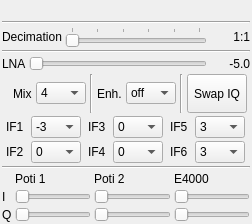
<?xml version="1.0" encoding="UTF-8"?>
<ui version="4.0">
 <class>OsmoSDRGui</class>
 <widget class="QWidget" name="OsmoSDRGui">
  <property name="geometry">
   <rect>
    <x>0</x>
    <y>0</y>
    <width>252</width>
    <height>224</height>
   </rect>
  </property>
  <property name="sizePolicy">
   <sizepolicy hsizetype="Preferred" vsizetype="Maximum">
    <horstretch>0</horstretch>
    <verstretch>0</verstretch>
   </sizepolicy>
  </property>
  <property name="windowTitle">
   <string>OsmoSDR</string>
  </property>
  <layout class="QVBoxLayout" name="verticalLayout">
   <property name="spacing">
    <number>3</number>
   </property>
   <property name="margin">
    <number>2</number>
   </property>
   <item>
    <layout class="QHBoxLayout" name="horizontalLayout_3">
     <item>
      <spacer name="horizontalSpacer">
       <property name="orientation">
        <enum>Qt::Horizontal</enum>
       </property>
       <property name="sizeHint" stdset="0">
        <size>
         <width>0</width>
         <height>0</height>
        </size>
       </property>
      </spacer>
     </item>
     <item>
      <widget class="ValueDial" name="centerFrequency" native="true">
       <property name="sizePolicy">
        <sizepolicy hsizetype="Maximum" vsizetype="Maximum">
         <horstretch>0</horstretch>
         <verstretch>0</verstretch>
        </sizepolicy>
       </property>
       <property name="minimumSize">
        <size>
         <width>32</width>
         <height>16</height>
        </size>
       </property>
       <property name="font">
        <font>
         <family>Monospace</family>
         <pointsize>20</pointsize>
        </font>
       </property>
       <property name="focusPolicy">
        <enum>Qt::StrongFocus</enum>
       </property>
       <property name="toolTip">
        <string>Tuner center frequency in kHz</string>
       </property>
      </widget>
     </item>
     <item>
      <spacer name="horizontalSpacer_2">
       <property name="orientation">
        <enum>Qt::Horizontal</enum>
       </property>
       <property name="sizeHint" stdset="0">
        <size>
         <width>0</width>
         <height>0</height>
        </size>
       </property>
      </spacer>
     </item>
    </layout>
   </item>
   <item>
    <widget class="Line" name="line_4">
     <property name="orientation">
      <enum>Qt::Horizontal</enum>
     </property>
    </widget>
   </item>
   <item>
    <layout class="QHBoxLayout" name="horizontalLayout">
     <property name="spacing">
      <number>3</number>
     </property>
     <item>
      <widget class="QLabel" name="label_13">
       <property name="text">
        <string>Decimation</string>
       </property>
      </widget>
     </item>
     <item>
      <widget class="QSlider" name="decimation">
       <property name="toolTip">
        <string>Signal decimation factor</string>
       </property>
       <property name="maximum">
        <number>5</number>
       </property>
       <property name="pageStep">
        <number>1</number>
       </property>
       <property name="orientation">
        <enum>Qt::Horizontal</enum>
       </property>
       <property name="tickPosition">
        <enum>QSlider::TicksAbove</enum>
       </property>
       <property name="tickInterval">
        <number>1</number>
       </property>
      </widget>
     </item>
     <item>
      <widget class="QLabel" name="decimationDisplay">
       <property name="minimumSize">
        <size>
         <width>40</width>
         <height>0</height>
        </size>
       </property>
       <property name="text">
        <string>1:1</string>
       </property>
       <property name="alignment">
        <set>Qt::AlignRight|Qt::AlignTrailing|Qt::AlignVCenter</set>
       </property>
      </widget>
     </item>
    </layout>
   </item>
   <item>
    <widget class="Line" name="line_3">
     <property name="orientation">
      <enum>Qt::Horizontal</enum>
     </property>
    </widget>
   </item>
   <item>
    <layout class="QHBoxLayout" name="horizontalLayout_2">
     <property name="spacing">
      <number>3</number>
     </property>
     <item>
      <widget class="QLabel" name="label_11">
       <property name="sizePolicy">
        <sizepolicy hsizetype="Maximum" vsizetype="Preferred">
         <horstretch>0</horstretch>
         <verstretch>0</verstretch>
        </sizepolicy>
       </property>
       <property name="text">
        <string>LNA</string>
       </property>
      </widget>
     </item>
     <item>
      <widget class="QSlider" name="e4000LNAGain">
       <property name="toolTip">
        <string>LNA amplification</string>
       </property>
       <property name="maximum">
        <number>12</number>
       </property>
       <property name="pageStep">
        <number>1</number>
       </property>
       <property name="orientation">
        <enum>Qt::Horizontal</enum>
       </property>
      </widget>
     </item>
     <item>
      <widget class="QLabel" name="e4000LNAGainDisplay">
       <property name="minimumSize">
        <size>
         <width>40</width>
         <height>0</height>
        </size>
       </property>
       <property name="text">
        <string>-5.0</string>
       </property>
       <property name="alignment">
        <set>Qt::AlignRight|Qt::AlignTrailing|Qt::AlignVCenter</set>
       </property>
      </widget>
     </item>
    </layout>
   </item>
   <item>
    <layout class="QHBoxLayout" name="horizontalLayout_4">
     <property name="leftMargin">
      <number>10</number>
     </property>
     <item>
      <widget class="QLabel" name="label_19">
       <property name="sizePolicy">
        <sizepolicy hsizetype="Maximum" vsizetype="Preferred">
         <horstretch>0</horstretch>
         <verstretch>0</verstretch>
        </sizepolicy>
       </property>
       <property name="text">
        <string>Mix</string>
       </property>
      </widget>
     </item>
     <item>
      <widget class="QComboBox" name="e4000MixerGain">
       <property name="sizePolicy">
        <sizepolicy hsizetype="MinimumExpanding" vsizetype="Fixed">
         <horstretch>0</horstretch>
         <verstretch>0</verstretch>
        </sizepolicy>
       </property>
       <property name="maximumSize">
        <size>
         <width>50</width>
         <height>16777215</height>
        </size>
       </property>
       <property name="toolTip">
        <string>Tuner mixer amplification</string>
       </property>
       <item>
        <property name="text">
         <string>4</string>
        </property>
       </item>
       <item>
        <property name="text">
         <string>12</string>
        </property>
       </item>
      </widget>
     </item>
     <item>
      <widget class="Line" name="line">
       <property name="orientation">
        <enum>Qt::Vertical</enum>
       </property>
      </widget>
     </item>
     <item>
      <widget class="QLabel" name="label_20">
       <property name="sizePolicy">
        <sizepolicy hsizetype="Maximum" vsizetype="Preferred">
         <horstretch>0</horstretch>
         <verstretch>0</verstretch>
        </sizepolicy>
       </property>
       <property name="text">
        <string>Enh.</string>
       </property>
      </widget>
     </item>
     <item>
      <widget class="QComboBox" name="e4000MixerEnh">
       <property name="sizePolicy">
        <sizepolicy hsizetype="MinimumExpanding" vsizetype="Fixed">
         <horstretch>0</horstretch>
         <verstretch>0</verstretch>
        </sizepolicy>
       </property>
       <property name="maximumSize">
        <size>
         <width>50</width>
         <height>16777215</height>
        </size>
       </property>
       <property name="toolTip">
        <string>Tuner LNA amplification enhancement</string>
       </property>
       <item>
        <property name="text">
         <string>off</string>
        </property>
       </item>
       <item>
        <property name="text">
         <string>1</string>
        </property>
       </item>
       <item>
        <property name="text">
         <string>3</string>
        </property>
       </item>
       <item>
        <property name="text">
         <string>5</string>
        </property>
       </item>
       <item>
        <property name="text">
         <string>7</string>
        </property>
       </item>
      </widget>
     </item>
     <item>
      <widget class="Line" name="line_5">
       <property name="orientation">
        <enum>Qt::Vertical</enum>
       </property>
      </widget>
     </item>
     <item>
      <widget class="QToolButton" name="iqSwap">
       <property name="sizePolicy">
        <sizepolicy hsizetype="Fixed" vsizetype="MinimumExpanding">
         <horstretch>0</horstretch>
         <verstretch>0</verstretch>
        </sizepolicy>
       </property>
       <property name="text">
        <string>Swap IQ</string>
       </property>
       <property name="checkable">
        <bool>true</bool>
       </property>
      </widget>
     </item>
    </layout>
   </item>
   <item>
    <layout class="QGridLayout" name="gridLayout_4">
     <property name="topMargin">
      <number>0</number>
     </property>
     <property name="spacing">
      <number>3</number>
     </property>
     <item row="1" column="1">
      <widget class="QComboBox" name="e4000if2">
       <property name="sizePolicy">
        <sizepolicy hsizetype="MinimumExpanding" vsizetype="Fixed">
         <horstretch>0</horstretch>
         <verstretch>0</verstretch>
        </sizepolicy>
       </property>
       <property name="maximumSize">
        <size>
         <width>50</width>
         <height>16777215</height>
        </size>
       </property>
       <property name="toolTip">
        <string>Tuner IF 2 amplification</string>
       </property>
       <item>
        <property name="text">
         <string>0</string>
        </property>
       </item>
       <item>
        <property name="text">
         <string>3</string>
        </property>
       </item>
       <item>
        <property name="text">
         <string>6</string>
        </property>
       </item>
       <item>
        <property name="text">
         <string>9</string>
        </property>
       </item>
      </widget>
     </item>
     <item row="1" column="3">
      <widget class="QComboBox" name="e4000if4">
       <property name="sizePolicy">
        <sizepolicy hsizetype="MinimumExpanding" vsizetype="Fixed">
         <horstretch>0</horstretch>
         <verstretch>0</verstretch>
        </sizepolicy>
       </property>
       <property name="maximumSize">
        <size>
         <width>50</width>
         <height>16777215</height>
        </size>
       </property>
       <property name="toolTip">
        <string>Tuner IF 4 amplification</string>
       </property>
       <item>
        <property name="text">
         <string>0</string>
        </property>
       </item>
       <item>
        <property name="text">
         <string>1</string>
        </property>
       </item>
       <item>
        <property name="text">
         <string>2</string>
        </property>
       </item>
      </widget>
     </item>
     <item row="1" column="2">
      <widget class="QLabel" name="label_18">
       <property name="sizePolicy">
        <sizepolicy hsizetype="Maximum" vsizetype="Preferred">
         <horstretch>0</horstretch>
         <verstretch>0</verstretch>
        </sizepolicy>
       </property>
       <property name="text">
        <string>IF4</string>
       </property>
      </widget>
     </item>
     <item row="0" column="4">
      <widget class="QLabel" name="label_25">
       <property name="sizePolicy">
        <sizepolicy hsizetype="Maximum" vsizetype="Preferred">
         <horstretch>0</horstretch>
         <verstretch>0</verstretch>
        </sizepolicy>
       </property>
       <property name="text">
        <string>IF5</string>
       </property>
      </widget>
     </item>
     <item row="0" column="5">
      <widget class="QComboBox" name="e4000if5">
       <property name="sizePolicy">
        <sizepolicy hsizetype="MinimumExpanding" vsizetype="Fixed">
         <horstretch>0</horstretch>
         <verstretch>0</verstretch>
        </sizepolicy>
       </property>
       <property name="maximumSize">
        <size>
         <width>50</width>
         <height>16777215</height>
        </size>
       </property>
       <property name="toolTip">
        <string>Tuner IF 5 amplification</string>
       </property>
       <item>
        <property name="text">
         <string>3</string>
        </property>
       </item>
       <item>
        <property name="text">
         <string>6</string>
        </property>
       </item>
       <item>
        <property name="text">
         <string>9</string>
        </property>
       </item>
       <item>
        <property name="text">
         <string>12</string>
        </property>
       </item>
       <item>
        <property name="text">
         <string>15</string>
        </property>
       </item>
      </widget>
     </item>
     <item row="1" column="4">
      <widget class="QLabel" name="label_26">
       <property name="sizePolicy">
        <sizepolicy hsizetype="Maximum" vsizetype="Preferred">
         <horstretch>0</horstretch>
         <verstretch>0</verstretch>
        </sizepolicy>
       </property>
       <property name="text">
        <string>IF6</string>
       </property>
      </widget>
     </item>
     <item row="0" column="3">
      <widget class="QComboBox" name="e4000if3">
       <property name="sizePolicy">
        <sizepolicy hsizetype="MinimumExpanding" vsizetype="Fixed">
         <horstretch>0</horstretch>
         <verstretch>0</verstretch>
        </sizepolicy>
       </property>
       <property name="maximumSize">
        <size>
         <width>50</width>
         <height>16777215</height>
        </size>
       </property>
       <property name="toolTip">
        <string>Tuner IF 3 amplification</string>
       </property>
       <item>
        <property name="text">
         <string>0</string>
        </property>
       </item>
       <item>
        <property name="text">
         <string>3</string>
        </property>
       </item>
       <item>
        <property name="text">
         <string>6</string>
        </property>
       </item>
       <item>
        <property name="text">
         <string>9</string>
        </property>
       </item>
      </widget>
     </item>
     <item row="1" column="0">
      <widget class="QLabel" name="label_23">
       <property name="sizePolicy">
        <sizepolicy hsizetype="Maximum" vsizetype="Preferred">
         <horstretch>0</horstretch>
         <verstretch>0</verstretch>
        </sizepolicy>
       </property>
       <property name="text">
        <string>IF2</string>
       </property>
      </widget>
     </item>
     <item row="1" column="5">
      <widget class="QComboBox" name="e4000if6">
       <property name="sizePolicy">
        <sizepolicy hsizetype="MinimumExpanding" vsizetype="Fixed">
         <horstretch>0</horstretch>
         <verstretch>0</verstretch>
        </sizepolicy>
       </property>
       <property name="maximumSize">
        <size>
         <width>50</width>
         <height>16777215</height>
        </size>
       </property>
       <property name="toolTip">
        <string>Tuner IF 6 amplification</string>
       </property>
       <item>
        <property name="text">
         <string>3</string>
        </property>
       </item>
       <item>
        <property name="text">
         <string>6</string>
        </property>
       </item>
       <item>
        <property name="text">
         <string>9</string>
        </property>
       </item>
       <item>
        <property name="text">
         <string>12</string>
        </property>
       </item>
       <item>
        <property name="text">
         <string>15</string>
        </property>
       </item>
      </widget>
     </item>
     <item row="0" column="2">
      <widget class="QLabel" name="label_24">
       <property name="sizePolicy">
        <sizepolicy hsizetype="Maximum" vsizetype="Preferred">
         <horstretch>0</horstretch>
         <verstretch>0</verstretch>
        </sizepolicy>
       </property>
       <property name="text">
        <string>IF3</string>
       </property>
      </widget>
     </item>
     <item row="0" column="1">
      <widget class="QComboBox" name="e4000if1">
       <property name="sizePolicy">
        <sizepolicy hsizetype="MinimumExpanding" vsizetype="Fixed">
         <horstretch>0</horstretch>
         <verstretch>0</verstretch>
        </sizepolicy>
       </property>
       <property name="maximumSize">
        <size>
         <width>50</width>
         <height>16777215</height>
        </size>
       </property>
       <property name="toolTip">
        <string>Tuner IF 1 amplification</string>
       </property>
       <item>
        <property name="text">
         <string>-3</string>
        </property>
       </item>
       <item>
        <property name="text">
         <string>6</string>
        </property>
       </item>
      </widget>
     </item>
     <item row="0" column="0">
      <widget class="QLabel" name="label_12">
       <property name="sizePolicy">
        <sizepolicy hsizetype="Maximum" vsizetype="Preferred">
         <horstretch>0</horstretch>
         <verstretch>0</verstretch>
        </sizepolicy>
       </property>
       <property name="text">
        <string>IF1</string>
       </property>
      </widget>
     </item>
    </layout>
   </item>
   <item>
    <widget class="Line" name="line_2">
     <property name="orientation">
      <enum>Qt::Horizontal</enum>
     </property>
    </widget>
   </item>
   <item>
    <layout class="QGridLayout" name="gridLayout">
     <property name="spacing">
      <number>3</number>
     </property>
     <item row="0" column="2">
      <widget class="QLabel" name="label_6">
       <property name="text">
        <string>Poti 2</string>
       </property>
      </widget>
     </item>
     <item row="1" column="0">
      <widget class="QLabel" name="label_3">
       <property name="text">
        <string>I</string>
       </property>
      </widget>
     </item>
     <item row="1" column="2">
      <widget class="QSlider" name="filterI2">
       <property name="sizePolicy">
        <sizepolicy hsizetype="Expanding" vsizetype="Fixed">
         <horstretch>0</horstretch>
         <verstretch>0</verstretch>
        </sizepolicy>
       </property>
       <property name="toolTip">
        <string>I DC offset adjustment</string>
       </property>
       <property name="maximum">
        <number>255</number>
       </property>
       <property name="pageStep">
        <number>1</number>
       </property>
       <property name="orientation">
        <enum>Qt::Horizontal</enum>
       </property>
      </widget>
     </item>
     <item row="1" column="1">
      <widget class="QSlider" name="filterI1">
       <property name="sizePolicy">
        <sizepolicy hsizetype="Expanding" vsizetype="Fixed">
         <horstretch>0</horstretch>
         <verstretch>0</verstretch>
        </sizepolicy>
       </property>
       <property name="toolTip">
        <string>I path amplification</string>
       </property>
       <property name="maximum">
        <number>255</number>
       </property>
       <property name="pageStep">
        <number>1</number>
       </property>
       <property name="orientation">
        <enum>Qt::Horizontal</enum>
       </property>
      </widget>
     </item>
     <item row="2" column="1">
      <widget class="QSlider" name="filterQ1">
       <property name="sizePolicy">
        <sizepolicy hsizetype="Expanding" vsizetype="Fixed">
         <horstretch>0</horstretch>
         <verstretch>0</verstretch>
        </sizepolicy>
       </property>
       <property name="toolTip">
        <string>Q path amplification</string>
       </property>
       <property name="maximum">
        <number>255</number>
       </property>
       <property name="pageStep">
        <number>1</number>
       </property>
       <property name="orientation">
        <enum>Qt::Horizontal</enum>
       </property>
      </widget>
     </item>
     <item row="2" column="2">
      <widget class="QSlider" name="filterQ2">
       <property name="sizePolicy">
        <sizepolicy hsizetype="Expanding" vsizetype="Fixed">
         <horstretch>0</horstretch>
         <verstretch>0</verstretch>
        </sizepolicy>
       </property>
       <property name="toolTip">
        <string>Q DC offset adjustment</string>
       </property>
       <property name="maximum">
        <number>255</number>
       </property>
       <property name="pageStep">
        <number>1</number>
       </property>
       <property name="orientation">
        <enum>Qt::Horizontal</enum>
       </property>
      </widget>
     </item>
     <item row="2" column="3">
      <widget class="QSlider" name="e4kQ">
       <property name="sizePolicy">
        <sizepolicy hsizetype="Expanding" vsizetype="Fixed">
         <horstretch>0</horstretch>
         <verstretch>0</verstretch>
        </sizepolicy>
       </property>
       <property name="toolTip">
        <string>Q DC offset adjustment</string>
       </property>
       <property name="maximum">
        <number>255</number>
       </property>
       <property name="pageStep">
        <number>1</number>
       </property>
       <property name="orientation">
        <enum>Qt::Horizontal</enum>
       </property>
      </widget>
     </item>
     <item row="0" column="3">
      <widget class="QLabel" name="label_7">
       <property name="text">
        <string>E4000</string>
       </property>
      </widget>
     </item>
     <item row="2" column="0">
      <widget class="QLabel" name="label_4">
       <property name="text">
        <string>Q</string>
       </property>
      </widget>
     </item>
     <item row="0" column="1">
      <widget class="QLabel" name="label_5">
       <property name="text">
        <string>Poti 1</string>
       </property>
      </widget>
     </item>
     <item row="1" column="3">
      <widget class="QSlider" name="e4kI">
       <property name="sizePolicy">
        <sizepolicy hsizetype="Expanding" vsizetype="Fixed">
         <horstretch>0</horstretch>
         <verstretch>0</verstretch>
        </sizepolicy>
       </property>
       <property name="toolTip">
        <string>Q path amplification</string>
       </property>
       <property name="maximum">
        <number>255</number>
       </property>
       <property name="pageStep">
        <number>1</number>
       </property>
       <property name="orientation">
        <enum>Qt::Horizontal</enum>
       </property>
      </widget>
     </item>
    </layout>
   </item>
  </layout>
 </widget>
 <customwidgets>
  <customwidget>
   <class>ValueDial</class>
   <extends>QWidget</extends>
   <header>gui/valuedial.h</header>
   <container>1</container>
  </customwidget>
 </customwidgets>
 <resources/>
 <connections/>
</ui>
